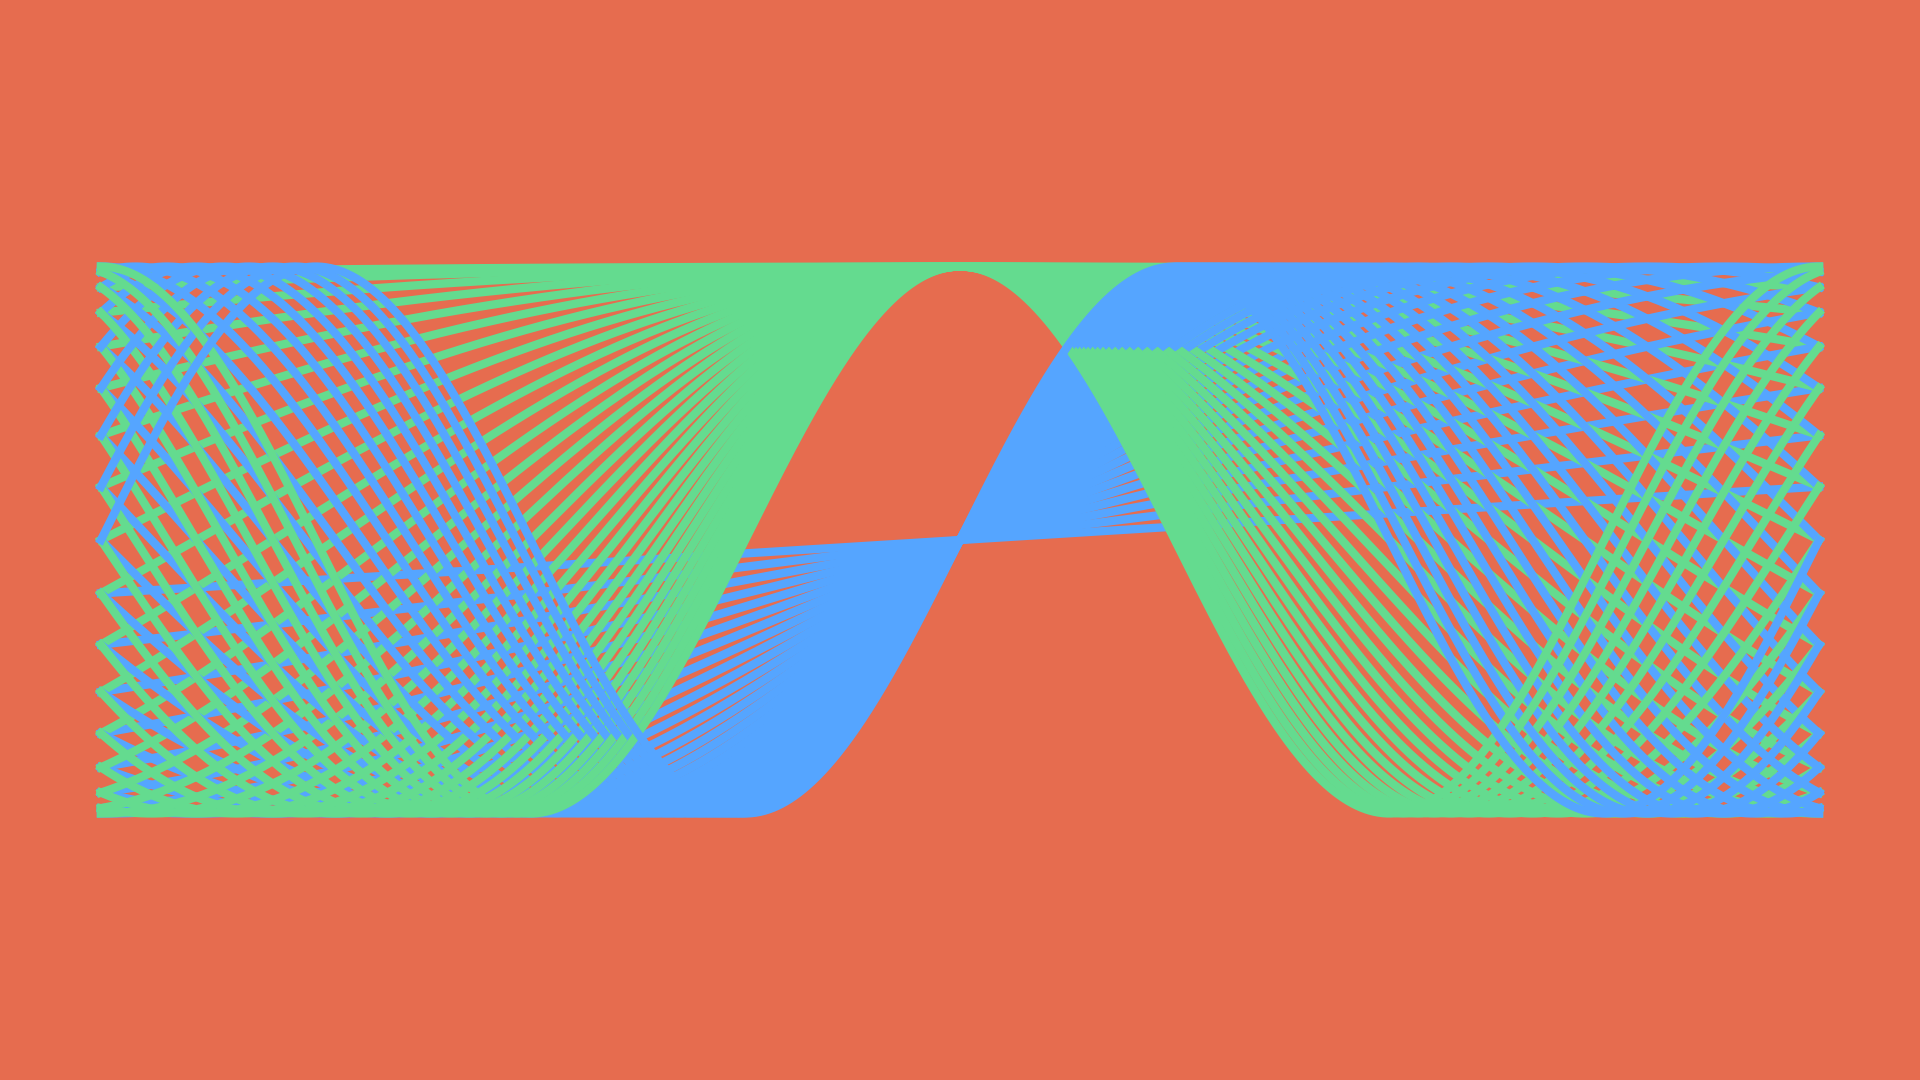

This figure's Python source:
from pathlib import Path

import matplotlib.pyplot as plt
import numpy as np


def main() -> None:
    # config
    fp: Path = Path(__file__).resolve().with_suffix(".png")
    plt.rcParams["figure.dpi"] = 100
    plt.rcParams["figure.figsize"] = [19.2, 10.8]
    c0: str = "#E66C4F"
    c1: str = "#64DB8F"
    c2: str = "#55A5FF"
    # generate figure
    fig: plt.Figure
    ax: plt.Axes
    fig, ax = plt.subplots()
    # plot
    t: np.ndarray = np.linspace(-2*np.pi, 2*np.pi, 2001, endpoint=True)
    c: np.ndarray
    s: np.ndarray
    th: np.ndarray
    n: int = 32
    w: float = 2
    for i in range(n):
        th = t*((1+i)/n)
        c = w*np.cos(th)
        s = w*np.sin(th)
        ax.plot(t, c, color=c1, linewidth=6)
        ax.plot(t, s, color=c2, linewidth=6)
    # arrange
    #ax.set_xlim(-1.6, 1.6)
    #ax.set_ylim(-0.9, 0.9)
    ax.axis("off")
    ax.set_aspect("equal")
    ax.set_facecolor(c0)
    fig.set_facecolor(c0)
    fig.tight_layout()
    # output
    fig.savefig(fp)
    plt.cla()
    plt.clf()
    plt.close(fig)
    return None


if __name__ == "__main__":
    main()
